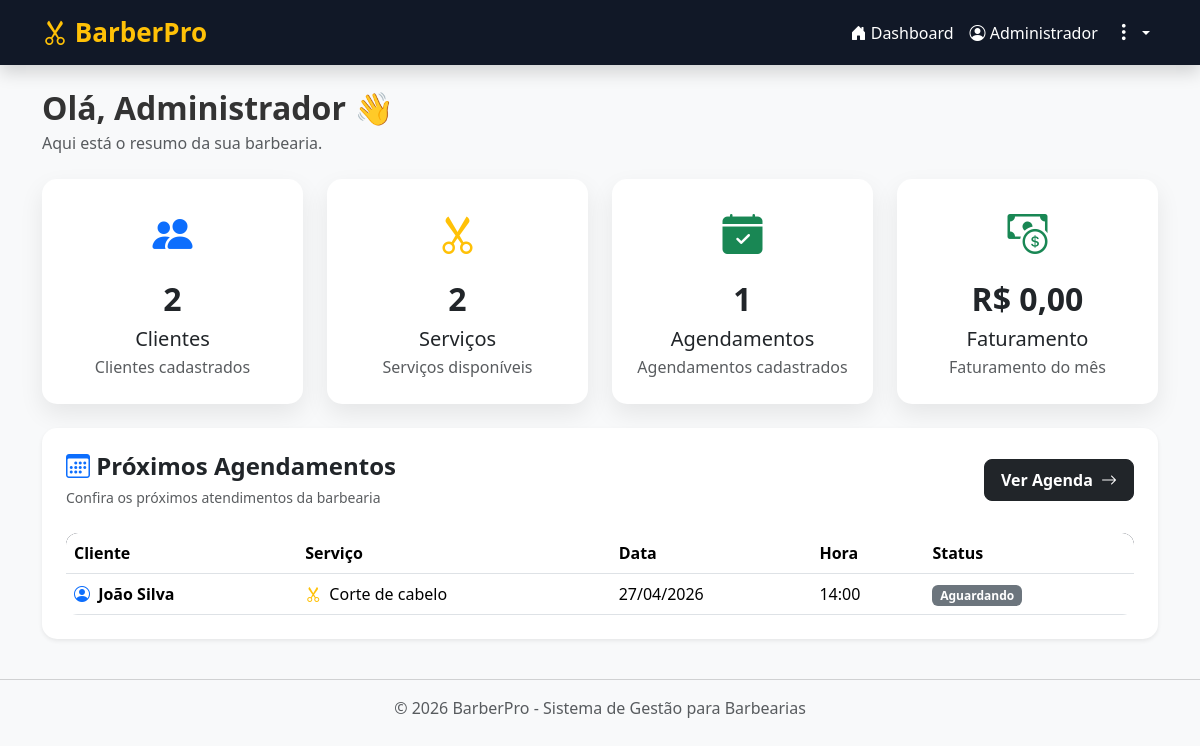
Page /index.php?controller=home (signed in) on the committed database.
### tables this page shows
CREATE TABLE IF NOT EXISTS appointments (
    id INT AUTO_INCREMENT PRIMARY KEY,
    client_id INT NOT NULL,
    service_id INT NOT NULL,
    appointment_date DATE NOT NULL,
    appointment_time TIME NOT NULL,
    status VARCHAR(30) NOT NULL DEFAULT 'Aguardando',

    CONSTRAINT fk_appointments_clients
        FOREIGN KEY (client_id)
        REFERENCES clients(id)
        ON DELETE CASCADE,

    CONSTRAINT fk_appointments_services
        FOREIGN KEY (service_id)
        REFERENCES services(id)
        ON DELETE CASCADE
);

CREATE TABLE IF NOT EXISTS clients (
    id INT AUTO_INCREMENT PRIMARY KEY,
    name VARCHAR(100) NOT NULL,
    phone VARCHAR(20) NOT NULL,
    email VARCHAR(100) NOT NULL
);

CREATE TABLE IF NOT EXISTS services (
    id INT AUTO_INCREMENT PRIMARY KEY,
    name VARCHAR(100) NOT NULL,
    description TEXT,
    price DECIMAL(10,2) NOT NULL
);

### app/controllers/HomeController.php (called while the page is built, shortened)
<?php
class HomeController
{
    public function index()
    {
        $database = new Database();
        $pdo = $database->connect();
        $totalClientes = $pdo
            ->query("SELECT COUNT(*) FROM clients")
            ->fetchColumn();
        $totalServicos = $pdo
            ->query("SELECT COUNT(*) FROM services")
            ->fetchColumn();
        $totalAgendamentos = $pdo
            ->query("SELECT COUNT(*) FROM appointments")
            ->fetchColumn();
        $faturamentoMes = $pdo->query("
            SELECT COALESCE(SUM(services.price), 0)
            FROM appointments
            INNER JOIN services
                ON appointments.service_id = services.id
            WHERE LOWER(appointments.status) IN ('concluído', 'concluido')
            AND MONTH(appointments.appointment_date) = MONTH(CURRENT_DATE())
            AND YEAR(appointments.appointment_date) = YEAR(CURRENT_DATE())
        ")->fetchColumn();
        $proximos = $pdo->query("
            SELECT
                clients.name AS cliente,
                services.name AS servico,
                appointment_date,
                appointment_time,
                status
            FROM appointments
            INNER JOIN clients
                ON appointments.client_id = clients.id
            INNER JOIN services
                ON appointments.service_id = services.id
            ORDER BY appointment_date, appointment_time
            LIMIT 5
        ")->fetchAll();
        require 'app/views/home/index.php';
    }
}

### app/views/home/index.php (the view, shortened to what this page needs)
<?php require 'app/views/layout/header.php'; ?>
<div class="mb-4">
    <h2 class="fw-bold mb-1">
        Olá, <?= htmlspecialchars($_SESSION['user']['name'] ?? 'Administrador'); ?> 👋
    </h2>
    <p class="text-muted mb-0">
        Aqui está o resumo da sua barbearia.
    </p>
</div>
<div class="row g-4 mb-4">
    <div class="col-md-6 col-xl-3">
        <a href="index.php?controller=clients"
           class="text-decoration-none">
            <div class="dashboard-card text-center h-100">
                <div class="mb-3">
                    <i class="bi bi-people-fill text-primary fs-1"></i>
                </div>
                <h2 class="fw-bold text-dark">
                    <?= $totalClientes ?>
                </h2>
                <h5 class="text-dark mb-1">
                    Clientes
                </h5>
                <p class="text-muted mb-0">
                    Clientes cadastrados
                </p>
            </div>
        </a>
    </div>
    <div class="col-md-6 col-xl-3">
        <a href="index.php?controller=services"
           class="text-decoration-none">
            <div class="dashboard-card text-center h-100">
                <div class="mb-3">
                    <i class="bi bi-scissors text-warning fs-1"></i>
                </div>
                <h2 class="fw-bold text-dark">
                    <?= $totalServicos ?>
                </h2>
                <h5 class="text-dark mb-1">
                    Serviços
                </h5>
                <p class="text-muted mb-0">
                    Serviços disponíveis
                </p>
            </div>
        </a>
    </div>
    <div class="col-md-6 col-xl-3">
        <a href="index.php?controller=appointments"
           class="text-decoration-none">
            <div class="dashboard-card text-center h-100">
                <div class="mb-3">
                    <i class="bi bi-calendar-check-fill text-success fs-1"></i>
                </div>
                <h2 class="fw-bold text-dark">
                    <?= $totalAgendamentos ?>
                </h2>
                <h5 class="text-dark mb-1">
                    Agendamentos
                </h5>
                <p class="text-muted mb-0">
                    Agendamentos cadastrados
                </p>
            </div>
        </a>
    </div>
    <div class="col-md-6 col-xl-3">
        <a href="index.php?controller=finance"
           class="text-decoration-none">
            <div class="dashboard-card text-center h-100">
                <div class="mb-3">
                    <i class="bi bi-cash-coin text-success fs-1"></i>
                </div>
                <h2 class="fw-bold text-dark">
                    R$ <?= number_format($faturamentoMes, 2, ',', '.'); ?>
                </h2>
                <h5 class="text-dark mb-1">
                    Faturamento
                </h5>
                <p class="text-muted mb-0">
                    Faturamento do mês
                </p>
            </div>
        </a>
    </div>
</div>
<div class="card border-0 shadow-sm p-4">
    <div class="d-flex justify-content-between align-items-center mb-4">
        <div>
            <h4 class="fw-bold mb-1">
                <i class="bi bi-calendar3 text-primary"></i>
                Próximos Agendamentos
            </h4>
            <small class="text-muted">
                Confira os próximos atendimentos da barbearia
            </small>
        </div>
        <a href="index.php?controller=appointments"
           class="btn btn-dark">
            Ver Agenda
            <i class="bi bi-arrow-right ms-1"></i>
        </a>
    </div>
    <div class="table-responsive">
        <table class="table table-hover align-middle mb-0">
            <thead>
                <tr>
                    <th>Cliente</th>
                    <th>Serviço</th>
                    <th>Data</th>
                    <th>Hora</th>
                    <th>Status</th>
                </tr>
            </thead>
            <tbody>
            <?php if(count($proximos) > 0): ?>
                <?php foreach($proximos as $item): ?>
                    <tr>
                        <td>
                            <i class="bi bi-person-circle text-primary me-1"></i>
                            <strong>
                                <?= htmlspecialchars($item['cliente']) ?>
                            </strong>
                        </td>
                        <td>
                            <i class="bi bi-scissors text-warning me-1"></i>
                            <?= htmlspecialchars($item['servico']) ?>
                        </td>
                        <td>
                            <?= date(
                                'd/m/Y',
                                strtotime($item['appointment_date'])
                            ) ?>
                        </td>
                        <td>
                            <?= substr(
                                $item['appointment_time'],
                                0,
                                5
                            ) ?>
                        </td>
                        <td>
                            <?php
                            $status = strtolower($item['status']);
                            if($status == 'agendado' || $status == 'scheduled'){
                                echo '<span class="badge bg-success">Agendado</span>';
                            }elseif($status == 'confirmado'){
                                echo '<span class="badge bg-primary">Confirmado</span>';
                            }elseif($status == 'concluído' || $status == 'concluido'){
                                echo '<span class="badge bg-dark">Concluído</span>';
                            }elseif($status == 'cancelado' || $status == 'cancelled'){
                                echo '<span class="badge bg-danger">Cancelado</span>';
                            }elseif($status == 'aguardando'){
                                echo '<span class="badge bg-secondary">Aguardando</span>';
                            }else{
                                echo '<span class="badge bg-secondary">'
                                    . htmlspecialchars($item['status'])
                                    . '</span>';
                            }
                            ?>
                        </td>
                    </tr>
                <?php endforeach; ?>
            <?php endif; ?>
            </tbody>
        </table>
    </div>
</div>
<?php require 'app/views/layout/footer.php'; ?>

### public/css/style.css (style rules this page uses)
* { margin:0; padding:0; box-sizing:border-box; font-family:'Segoe UI',Tahoma,Geneva,Verdana,sans-serif; }
body { background:#f4f6f9; color:#333; }
.card { border:none; border-radius:15px; box-shadow:0 5px 15px rgba(0,0,0,.08); }
table { background:#fff; border-radius:12px; overflow:hidden; }
table thead { background:#111827; color:#fff; }
table th { padding:16px; }
table td { padding:15px; vertical-align:middle; }
.btn { border-radius:8px; padding:8px 16px; font-weight:600; }
.dashboard-card { background:white; border-radius:15px; padding:25px; text-align:center; box-shadow:0 10px 25px rgba(0,0,0,.08); transition:.3s; }
.dashboard-card i { font-size:40px; color:#d4af37; margin-bottom:15px; }

### rows in the picture
appointments: client.name "João Silva", service.name "Corte de cabelo", appointment_date "27/04/2026", appointment_time "14:00", status "Aguardando"

### other values in the picture
$_SESSION['user']['name'] "Administrador"
$totalClientes "2"
$totalServicos "2"
$totalAgendamentos "1"
$faturamentoMes "0,00"
